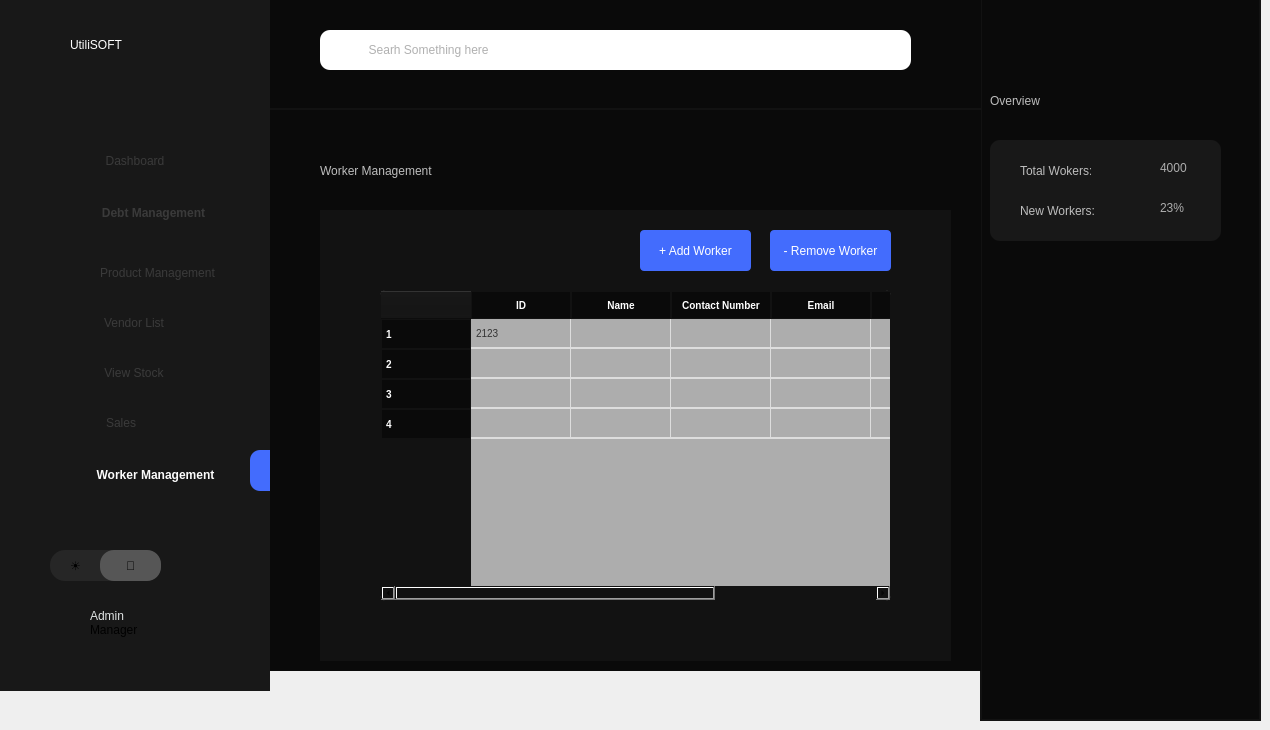
    <widget class="QWidget" name="workerrecord">
     <widget class="QFrame" name="frame_10">
      <property name="geometry">
       <rect>
        <x>0</x>
        <y>0</y>
        <width>270</width>
        <height>691</height>
       </rect>
      </property>
      <property name="styleSheet">
       <string notr="true">max-width:270px;
max-height:768px;
background-color:#181818;</string>
      </property>
      <widget class="QLabel" name="label_276">
       <property name="geometry">
        <rect>
         <x>70</x>
         <y>10</y>
         <width>181</width>
         <height>70</height>
        </rect>
       </property>
       <property name="styleSheet">
        <string notr="true">max-height:70px;
max-width:200px;
background:transparent;
font: 700 28pt &quot;Century Gothic&quot;;
color:white;
 text-align: center; 
 vertical-align: middle;</string>
       </property>
       <property name="text">
        <string>UtiliSOFT</string>
       </property>
      </widget>
      <widget class="QPushButton" name="page71">
       <property name="geometry">
        <rect>
         <x>0</x>
         <y>100</y>
         <width>270</width>
         <height>81</height>
        </rect>
       </property>
       <property name="styleSheet">
        <string notr="true">margin-top:40px;
        /* Full width of sidebar */
  height: 45px;        /* Optimal button height */
  text-align: center;    /* Align text to the left */
   /* Add space for text from the edge */
      /* Use flexbox for alignment */
 /* Align text &amp; icon vertically */ 

	border:none;
color:#3a3a3a;</string>
       </property>
       <property name="text">
        <string>Dashboard</string>
       </property>
      </widget>
      <widget class="QPushButton" name="page72">
       <property name="geometry">
        <rect>
         <x>-2</x>
         <y>190</y>
         <width>271</width>
         <height>45</height>
        </rect>
       </property>
       <property name="styleSheet">
        <string notr="true">
     /* Full width of sidebar */
  height: 45px;        /* Optimal button height */
  text-align: center;    /* Align text to the left */
  padding-left: 40px;  /* Add space for text from the edge */
     /* Use flexbox for alignment */
/* Align text &amp; icon vertically */ 
	border:none;

font-weight:600;
	border:none;
color:#3a3a3a;</string>
       </property>
       <property name="text">
        <string>Debt Management</string>
       </property>
      </widget>
      <widget class="QPushButton" name="page73">
       <property name="geometry">
        <rect>
         <x>0</x>
         <y>250</y>
         <width>270</width>
         <height>45</height>
        </rect>
       </property>
       <property name="styleSheet">
        <string notr="true">
         /* Full width of sidebar */
  height: 45px;        /* Optimal button height */
  text-align: center;    /* Align text to the left */
/* Add space for text from the edge */       /* Use flexbox for alignment */ /* Align text &amp; icon vertically */ 
	border:none;
color:#3a3a3a;
padding-left: 45px;</string>
       </property>
       <property name="text">
        <string>Product Management</string>
       </property>
      </widget>
      <widget class="QPushButton" name="page74">
       <property name="geometry">
        <rect>
         <x>-1</x>
         <y>300</y>
         <width>270</width>
         <height>45</height>
        </rect>
       </property>
       <property name="styleSheet">
        <string notr="true">
         /* Full width of sidebar */
  height: 45px;        /* Optimal button height */
  text-align: center;    /* Align text to the left */
  /* Add space for text from the edge */       /* Use flexbox for alignment */ /* Align text &amp; icon vertically */ 
	border:none;
color:#3a3a3a;</string>
       </property>
       <property name="text">
        <string>Vendor List</string>
       </property>
      </widget>
      <widget class="QPushButton" name="page75">
       <property name="geometry">
        <rect>
         <x>-1</x>
         <y>350</y>
         <width>270</width>
         <height>45</height>
        </rect>
       </property>
       <property name="styleSheet">
        <string notr="true">    /* Full width of sidebar */
  height: 45px;        /* Optimal button height */
  text-align: center;    /* Align text to the left */
    /* Add space for text from the edge */ 
	border:none;
color:#3a3a3a;</string>
       </property>
       <property name="text">
        <string>View Stock</string>
       </property>
      </widget>
      <widget class="QPushButton" name="page76">
       <property name="geometry">
        <rect>
         <x>0</x>
         <y>400</y>
         <width>270</width>
         <height>45</height>
        </rect>
       </property>
       <property name="styleSheet">
        <string notr="true">      /* Full width of sidebar */
  height: 45px;        /* Optimal button height */
  text-align: center;
padding-right:28px;    /* Align text to the left */
 /* Align text &amp; icon vertically */ 
	border:none;
color:#3a3a3a;</string>
       </property>
       <property name="text">
        <string>Sales</string>
       </property>
      </widget>
      <widget class="QPushButton" name="pushButton_93">
       <property name="geometry">
        <rect>
         <x>50</x>
         <y>550</y>
         <width>111</width>
         <height>31</height>
        </rect>
       </property>
       <property name="styleSheet">
        <string notr="true">max-height:37px;
border-radius:15px;
background:#262626;
text-align:left;
padding-left : 20px;</string>
       </property>
       <property name="text">
        <string>☀</string>
       </property>
      </widget>
      <widget class="QPushButton" name="pushButton_94">
       <property name="geometry">
        <rect>
         <x>100</x>
         <y>550</y>
         <width>61</width>
         <height>31</height>
        </rect>
       </property>
       <property name="styleSheet">
        <string notr="true">max-height:37px;
border:3px;
background:#565656;
border-radius:14px;</string>
       </property>
       <property name="text">
        <string>🌙</string>
       </property>
      </widget>
      <widget class="QLabel" name="label_277">
       <property name="geometry">
        <rect>
         <x>90</x>
         <y>600</y>
         <width>81</width>
         <height>31</height>
        </rect>
       </property>
       <property name="styleSheet">
        <string notr="true">font: 18pt &quot;Microsoft Sans Serif&quot;;
color:#e0e4e4;
</string>
       </property>
       <property name="text">
        <string>Admin</string>
       </property>
      </widget>
      <widget class="QLabel" name="label_297">
       <property name="geometry">
        <rect>
         <x>90</x>
         <y>620</y>
         <width>61</width>
         <height>20</height>
        </rect>
       </property>
       <property name="styleSheet">
        <string notr="true">background:none;
</string>
       </property>
       <property name="text">
        <string>Manager</string>
       </property>
      </widget>
      <widget class="QWidget" name="widget_100" native="true">
       <property name="geometry">
        <rect>
         <x>250</x>
         <y>450</y>
         <width>20</width>
         <height>41</height>
        </rect>
       </property>
       <property name="styleSheet">
        <string notr="true">background:#436cfd;
border-top-left-radius: 10px;
    border-bottom-left-radius: 10px;
   border-top-right-radius: 0px;
    border-bottom-right-radius: 0px;</string>
       </property>
      </widget>
      <widget class="QLabel" name="label_298">
       <property name="geometry">
        <rect>
         <x>70</x>
         <y>150</y>
         <width>21</width>
         <height>21</height>
        </rect>
       </property>
       <property name="styleSheet">
        <string notr="true">background-color:transparent;
background-image: url(&quot;:/new/prefix1/images/dashboard-square-02-Stroke-Rounded.png&quot;);
    background-repeat: no-repeat;
    background-position: center;
    background-origin: content;</string>
       </property>
       <property name="text">
        <string/>
       </property>
       <property name="scaledContents">
        <bool>true</bool>
       </property>
      </widget>
      <widget class="QLabel" name="label_299">
       <property name="geometry">
        <rect>
         <x>60</x>
         <y>200</y>
         <width>41</width>
         <height>31</height>
        </rect>
       </property>
       <property name="styleSheet">
        <string notr="true">background-color:transparent;
background-image: url(&quot;:/new/prefix1/images/invoice-Stroke-Rounded.png&quot;);
    background-repeat: no-repeat;
    background-position: center;
    background-origin: content;</string>
       </property>
       <property name="text">
        <string/>
       </property>
       <property name="scaledContents">
        <bool>true</bool>
       </property>
      </widget>
      <widget class="QLabel" name="label_300">
       <property name="geometry">
        <rect>
         <x>50</x>
         <y>600</y>
         <width>40</width>
         <height>40</height>
        </rect>
       </property>
       <property name="styleSheet">
        <string notr="true">background-color:transparent;
background-image: url(&quot;:/new/prefix1/images/user-circle-02-Stroke-Rounded.png&quot;);
    background-repeat: no-repeat;
    background-position: center;
    background-origin: content;
	</string>
       </property>
       <property name="text">
        <string/>
       </property>
       <property name="scaledContents">
        <bool>true</bool>
       </property>
      </widget>
      <widget class="QLabel" name="label_301">
       <property name="geometry">
        <rect>
         <x>60</x>
         <y>400</y>
         <width>41</width>
         <height>41</height>
        </rect>
       </property>
       <property name="styleSheet">
        <string notr="true">background-color:transparent;
background-image: url(&quot;:/new/prefix1/images/shopping-cart-02-Stroke-Rounded.png&quot;);
    background-repeat: no-repeat;
    background-position: center;
    background-origin: content;</string>
       </property>
       <property name="text">
        <string/>
       </property>
       <property name="scaledContents">
        <bool>true</bool>
       </property>
      </widget>
      <widget class="QLabel" name="label_302">
       <property name="geometry">
        <rect>
         <x>60</x>
         <y>250</y>
         <width>41</width>
         <height>41</height>
        </rect>
       </property>
       <property name="styleSheet">
        <string notr="true">background-color:transparent;
background-image: url(&quot;:/new/prefix1/images/package-Stroke-Rounded.png&quot;);
    background-repeat: no-repeat;
    background-position: center;
    background-origin: content;</string>
       </property>
       <property name="text">
        <string/>
       </property>
       <property name="scaledContents">
        <bool>true</bool>
       </property>
      </widget>
      <widget class="QLabel" name="label_303">
       <property name="geometry">
        <rect>
         <x>60</x>
         <y>300</y>
         <width>41</width>
         <height>41</height>
        </rect>
       </property>
       <property name="styleSheet">
        <string notr="true">background-color:transparent;
background-image: url(&quot;:/new/prefix1/images/invoice-02-Stroke-Rounded.png&quot;);
    background-repeat: no-repeat;
    background-position: center;
    background-origin: content;</string>
       </property>
       <property name="text">
        <string/>
       </property>
       <property name="scaledContents">
        <bool>true</bool>
       </property>
      </widget>
      <widget class="QLabel" name="label_304">
       <property name="geometry">
        <rect>
         <x>60</x>
         <y>350</y>
         <width>41</width>
         <height>41</height>
        </rect>
       </property>
       <property name="styleSheet">
        <string notr="true">background-color:transparent;
background-image: url(&quot;:/new/prefix1/images//folder-view-Stroke-Rounded.png&quot;);
    background-repeat: no-repeat;
    background-position: center;
    background-origin: content;</string>
       </property>
       <property name="text">
        <string/>
       </property>
       <property name="scaledContents">
        <bool>true</bool>
       </property>
      </widget>
      <widget class="QPushButton" name="page77">
       <property name="geometry">
        <rect>
         <x>0</x>
         <y>454</y>
         <width>271</width>
         <height>41</height>
        </rect>
       </property>
       <property name="styleSheet">
        <string notr="true">
     /* Full width of sidebar */
  height: 45px;        /* Optimal button height */
  text-align: center;    /* Align text to the left */
  padding-left: 40px;  /* Add space for text from the edge */
     /* Use flexbox for alignment */
/* Align text &amp; icon vertically */ 
	border:none;

font-weight:600;
	border:none;
color:#fcfcfc;;</string>
       </property>
       <property name="text">
        <string>Worker Management</string>
       </property>
      </widget>
      <widget class="QLabel" name="label_319">
       <property name="geometry">
        <rect>
         <x>60</x>
         <y>460</y>
         <width>31</width>
         <height>31</height>
        </rect>
       </property>
       <property name="styleSheet">
        <string notr="true">background-color:transparent;
background-image: url(&quot;:/new/prefix1/images/user-circle-Stroke-Rounded.png&quot;);
    background-repeat: no-repeat;
    background-position: center;
    background-origin: content;</string>
       </property>
       <property name="text">
        <string/>
       </property>
       <property name="scaledContents">
        <bool>true</bool>
       </property>
      </widget>
      <widget class="QPushButton" name="btnlogout_11">
       <property name="geometry">
        <rect>
         <x>170</x>
         <y>600</y>
         <width>41</width>
         <height>41</height>
        </rect>
       </property>
       <property name="styleSheet">
        <string notr="true">background :transparent;
border:none;</string>
       </property>
       <property name="text">
        <string/>
       </property>
      </widget>
      <widget class="QLabel" name="label_479">
       <property name="geometry">
        <rect>
         <x>170</x>
         <y>600</y>
         <width>41</width>
         <height>41</height>
        </rect>
       </property>
       <property name="styleSheet">
        <string notr="true">background-color:transparent;
background-image:url(&quot;:/new/prefix1/images/logout-05-Stroke-Rounded.png&quot;);
    background-repeat: no-repeat;
    background-position: center;
    background-origin: content;</string>
       </property>
       <property name="text">
        <string/>
       </property>
       <property name="scaledContents">
        <bool>true</bool>
       </property>
      </widget>
      <zorder>label_479</zorder>
      <zorder>label_276</zorder>
      <zorder>page71</zorder>
      <zorder>page72</zorder>
      <zorder>page73</zorder>
      <zorder>page74</zorder>
      <zorder>page75</zorder>
      <zorder>page76</zorder>
      <zorder>pushButton_93</zorder>
      <zorder>pushButton_94</zorder>
      <zorder>label_277</zorder>
      <zorder>label_297</zorder>
      <zorder>label_298</zorder>
      <zorder>label_299</zorder>
      <zorder>label_300</zorder>
      <zorder>label_301</zorder>
      <zorder>label_302</zorder>
      <zorder>label_303</zorder>
      <zorder>label_304</zorder>
      <zorder>page77</zorder>
      <zorder>label_319</zorder>
      <zorder>widget_100</zorder>
      <zorder>btnlogout_11</zorder>
     </widget>
     <widget class="QWidget" name="widget_101" native="true">
      <property name="geometry">
       <rect>
        <x>980</x>
        <y>0</y>
        <width>281</width>
        <height>721</height>
       </rect>
      </property>
      <property name="styleSheet">
       <string notr="true">background:#0a0a0a;
border: 2px solid #121212;
border-top:none;</string>
      </property>
      <widget class="QWidget" name="widget_102" native="true">
       <property name="geometry">
        <rect>
         <x>10</x>
         <y>140</y>
         <width>231</width>
         <height>101</height>
        </rect>
       </property>
       <property name="styleSheet">
        <string notr="true">border:none;border-radius: 10px;
background:#181818;</string>
       </property>
       <widget class="QLabel" name="label_305">
        <property name="geometry">
         <rect>
          <x>30</x>
          <y>20</y>
          <width>71</width>
          <height>21</height>
         </rect>
        </property>
        <property name="styleSheet">
         <string notr="true">color:rgb(189, 189, 189);</string>
        </property>
        <property name="text">
         <string>Total Wokers:</string>
        </property>
       </widget>
       <widget class="QLabel" name="label_306">
        <property name="geometry">
         <rect>
          <x>30</x>
          <y>60</y>
          <width>91</width>
          <height>21</height>
         </rect>
        </property>
        <property name="styleSheet">
         <string notr="true">color:rgb(189, 189, 189);</string>
        </property>
        <property name="text">
         <string>New Workers:</string>
        </property>
       </widget>
       <widget class="QLabel" name="label_308">
        <property name="geometry">
         <rect>
          <x>170</x>
          <y>20</y>
          <width>91</width>
          <height>16</height>
         </rect>
        </property>
        <property name="styleSheet">
         <string notr="true">border:none;
color:#adadad;</string>
        </property>
        <property name="text">
         <string>4000</string>
        </property>
       </widget>
       <widget class="QLabel" name="label_309">
        <property name="geometry">
         <rect>
          <x>170</x>
          <y>60</y>
          <width>91</width>
          <height>16</height>
         </rect>
        </property>
        <property name="styleSheet">
         <string notr="true">border:none;
color:#adadad;</string>
        </property>
        <property name="text">
         <string>23%</string>
        </property>
       </widget>
      </widget>
      <widget class="QWidget" name="widget_103" native="true">
       <property name="geometry">
        <rect>
         <x>980</x>
         <y>0</y>
         <width>301</width>
         <height>720</height>
        </rect>
       </property>
       <property name="styleSheet">
        <string notr="true">background:#0a0a0a;
border: 2px solid #121212;
border-top:none;</string>
       </property>
       <widget class="QLabel" name="label_311">
        <property name="geometry">
         <rect>
          <x>20</x>
          <y>20</y>
          <width>111</width>
          <height>61</height>
         </rect>
        </property>
        <property name="styleSheet">
         <string notr="true">font: 16pt &quot;Sans Serif Collection&quot;;
border:none;</string>
        </property>
        <property name="text">
         <string>Overview</string>
        </property>
       </widget>
       <widget class="QWidget" name="widget_104" native="true">
        <property name="geometry">
         <rect>
          <x>20</x>
          <y>80</y>
          <width>271</width>
          <height>141</height>
         </rect>
        </property>
        <property name="styleSheet">
         <string notr="true">border-radius: 10px;
background:#181818;</string>
        </property>
        <widget class="QLabel" name="label_312">
         <property name="geometry">
          <rect>
           <x>30</x>
           <y>20</y>
           <width>71</width>
           <height>21</height>
          </rect>
         </property>
         <property name="styleSheet">
          <string notr="true">color:#494949;
</string>
         </property>
         <property name="text">
          <string>Total Sales:</string>
         </property>
        </widget>
        <widget class="QLabel" name="label_313">
         <property name="geometry">
          <rect>
           <x>30</x>
           <y>60</y>
           <width>71</width>
           <height>21</height>
          </rect>
         </property>
         <property name="styleSheet">
          <string notr="true">color:#494949;
</string>
         </property>
         <property name="text">
          <string>Total Profit:</string>
         </property>
        </widget>
        <widget class="QLabel" name="label_314">
         <property name="geometry">
          <rect>
           <x>30</x>
           <y>100</y>
           <width>91</width>
           <height>21</height>
          </rect>
         </property>
         <property name="styleSheet">
          <string notr="true">color:#494949;
</string>
         </property>
         <property name="text">
          <string>Remaining Stock:</string>
         </property>
        </widget>
        <widget class="QLabel" name="label_315">
         <property name="geometry">
          <rect>
           <x>170</x>
           <y>20</y>
           <width>91</width>
           <height>16</height>
          </rect>
         </property>
         <property name="styleSheet">
          <string notr="true">border:none;
color:#adadad;</string>
         </property>
         <property name="text">
          <string>4000</string>
         </property>
        </widget>
        <widget class="QLabel" name="label_316">
         <property name="geometry">
          <rect>
           <x>170</x>
           <y>60</y>
           <width>91</width>
           <height>16</height>
          </rect>
         </property>
         <property name="styleSheet">
          <string notr="true">border:none;
color:#adadad;</string>
         </property>
         <property name="text">
          <string>23%</string>
         </property>
        </widget>
        <widget class="QLabel" name="label_317">
         <property name="geometry">
          <rect>
           <x>170</x>
           <y>100</y>
           <width>91</width>
           <height>16</height>
          </rect>
         </property>
         <property name="styleSheet">
          <string notr="true">border:none;
color:#adadad;</string>
         </property>
         <property name="text">
          <string>3978</string>
         </property>
        </widget>
       </widget>
       <widget class="QLabel" name="label_318">
        <property name="geometry">
         <rect>
          <x>30</x>
          <y>240</y>
          <width>141</width>
          <height>61</height>
         </rect>
        </property>
        <property name="styleSheet">
         <string notr="true">font: 16pt &quot;Sans Serif Collection&quot;;
border:none;</string>
        </property>
        <property name="text">
         <string>Weekly Report</string>
        </property>
       </widget>
       <widget class="QTableWidget" name="tableWidget_22">
        <property name="geometry">
         <rect>
          <x>20</x>
          <y>310</y>
          <width>271</width>
          <height>231</height>
         </rect>
        </property>
        <property name="styleSheet">
         <string notr="true">QTableWidget, QTableView {
    border: 1px solid #121212;
    border-radius: 5px;
    gridline-color: #ddd;
    background-color: #adadad;
    font-size: 10px;
    font-family: Arial, sans-serif;
    color: #333;
    selection-background-color: #0078D7;
    selection-color: white;
}

QHeaderView::section {
    background-color:#0a0a0a;
    color: white;
    padding: 4px;
    border: 1px solid #121212;
    font-size: 10px;
    font-weight: bold;
    text-align: center;
}

QTableWidget::item, QTableView::item {
    padding: 2px;
    border-bottom: 1px solid #ddd;
    text-align: center;
}

QTableWidget::item:selected, QTableView::item:selected {
    background-color: #0078D7;
    color: white;
}

QTableCornerButton::section {
    background-color: #adadad;
    border: 1px solid #adadad;
	border-top-left-radius: 8px;
  
}
</string>
        </property>
        <row/>
        <row/>
        <row/>
        <row/>
        <column>
         <property name="text">
          <string>Total Sales</string>
         </property>
        </column>
        <column>
         <property name="text">
          <string>Total Profit</string>
         </property>
        </column>
        <column>
         <property name="text">
          <string>Remaining Debtors</string>
         </property>
        </column>
        <column>
         <property name="text">
          <string>Remaining Stock</string>
         </property>
        </column>
        <item row="0" column="0">
         <property name="text">
          <string>2123</string>
         </property>
        </item>
       </widget>
      </widget>
      <widget class="QLabel" name="label_321">
       <property name="geometry">
        <rect>
         <x>10</x>
         <y>70</y>
         <width>181</width>
         <height>61</height>
        </rect>
       </property>
       <property name="styleSheet">
        <string notr="true">font: 16pt &quot;Sans Serif Collection&quot;;
border:none;
color:rgb(189, 189, 189);</string>
       </property>
       <property name="text">
        <string>Overview</string>
       </property>
      </widget>
     </widget>
     <widget class="QWidget" name="widget_106" native="true">
      <property name="geometry">
       <rect>
        <x>270</x>
        <y>0</y>
        <width>711</width>
        <height>111</height>
       </rect>
      </property>
      <property name="styleSheet">
       <string notr="true">border:5px;
background:#0a0a0a;
border: 3px solid #121212;
border-right:none;
border-top:none;
border-left:none;


</string>
      </property>
      <widget class="QLabel" name="label_336">
       <property name="geometry">
        <rect>
         <x>40</x>
         <y>20</y>
         <width>71</width>
         <height>61</height>
        </rect>
       </property>
       <property name="styleSheet">
        <string notr="true">border-radius:10px;
border:none;
background-color:none;
  background-image: url(&quot;:/new/prefix1/images/search-01-Stroke-Rounded.png&quot;);
    background-repeat: no-repeat;
    background-position: center;
    background-origin: content;</string>
       </property>
       <property name="text">
        <string/>
       </property>
       <property name="scaledContents">
        <bool>true</bool>
       </property>
      </widget>
      <widget class="QLineEdit" name="workerSearchEdit">
       <property name="geometry">
        <rect>
         <x>50</x>
         <y>30</y>
         <width>591</width>
         <height>40</height>
        </rect>
       </property>
       <property name="styleSheet">
        <string notr="true">  border-radius: 10px; 
font: 14pt &quot;Microsoft Sans Serif&quot;;
background: white;
 padding-left: 15px;
color:#626262;
border:none;
padding-left: 40px;
min-height: 40px;

</string>
       </property>
       <property name="placeholderText">
        <string>  Searh Something here</string>
       </property>
      </widget>
      <zorder>workerSearchEdit</zorder>
      <zorder>label_336</zorder>
     </widget>
     <widget class="QWidget" name="widget_107" native="true">
      <property name="geometry">
       <rect>
        <x>270</x>
        <y>110</y>
        <width>711</width>
        <height>561</height>
       </rect>
      </property>
      <property name="styleSheet">
       <string notr="true">background:#0a0a0a;</string>
      </property>
      <widget class="QLabel" name="label_324">
       <property name="geometry">
        <rect>
         <x>50</x>
         <y>30</y>
         <width>181</width>
         <height>61</height>
        </rect>
       </property>
       <property name="styleSheet">
        <string notr="true">font: 16pt &quot;Sans Serif Collection&quot;;
border:none;
color:rgb(189, 189, 189);</string>
       </property>
       <property name="text">
        <string>Worker Management</string>
       </property>
      </widget>
      <widget class="QWidget" name="widget_108" native="true">
       <property name="geometry">
        <rect>
         <x>50</x>
         <y>100</y>
         <width>631</width>
         <height>451</height>
        </rect>
       </property>
       <property name="styleSheet">
        <string notr="true">background : #121212;</string>
       </property>
       <widget class="QTableWidget" name="workersTable">
        <property name="geometry">
         <rect>
          <x>60</x>
          <y>80</y>
          <width>511</width>
          <height>311</height>
         </rect>
        </property>
        <property name="styleSheet">
         <string notr="true">QTableWidget, QTableView {
    border: 1px solid #121212;
    border-radius: 5px;
    gridline-color: #ddd;
    background-color: #adadad;
    font-size: 10px;
    font-family: Arial, sans-serif;
    color: #333;
    selection-background-color: #0078D7;
    selection-color: white;
	MAX-WIDTH:600PX;
}



QHeaderView::section {
	width : 80px;
    background-color:#0a0a0a;
    color: white;
    padding: 4px;
    border: 1px solid #121212;
    font-size: 10px;
    font-weight: bold;

}

QTableWidget::item, QTableView::item {
    padding: 2px;
    border-bottom: 1px solid #ddd;
    text-align: center;
	 min-width: 250px;
}

QTableWidget::item:selected, QTableView::item:selected {
    background-color: #0078D7;
    color: white;

}

QTableCornerButton::section {
    background-color: #adadad;
    border: 1px solid #adadad;
	border-top-left-radius: 8px;

  
}
</string>
        </property>
        <row/>
        <row/>
        <row/>
        <row/>
        <column>
         <property name="text">
          <string>ID</string>
         </property>
        </column>
        <column>
         <property name="text">
          <string>Name</string>
         </property>
        </column>
        <column>
         <property name="text">
          <string>Contact Number</string>
         </property>
        </column>
        <column>
         <property name="text">
          <string>Email</string>
         </property>
        </column>
        <column>
         <property name="text">
          <string>Status</string>
         </property>
        </column>
        <column>
         <property name="text">
          <string>Salary</string>
         </property>
        </column>
        <item row="0" column="0">
         <property name="text">
          <string>2123</string>
         </property>
         <property name="icon">
          <iconset theme="QIcon::ThemeIcon::FormatJustifyCenter"/>
         </property>
        </item>
        <item row="0" column="1">
         <property name="text">
          <string/>
         </property>
         <property name="textAlignment">
          <set>AlignCenter</set>
         </property>
         <property name="icon">
          <iconset theme="QIcon::ThemeIcon::FormatJustifyCenter"/>
         </property>
         <property name="flags">
          <set>ItemIsSelectable|ItemIsDragEnabled|ItemIsDropEnabled|ItemIsUserCheckable|ItemIsEnabled</set>
         </property>
        </item>
        <item row="0" column="2">
         <property name="text">
          <string/>
         </property>
         <property name="icon">
          <iconset theme="QIcon::ThemeIcon::FormatJustifyCenter"/>
         </property>
        </item>
       </widget>
       <widget class="QPushButton" name="removeWorkerBtn">
        <property name="geometry">
         <rect>
          <x>450</x>
          <y>20</y>
          <width>121</width>
          <height>41</height>
         </rect>
        </property>
        <property name="styleSheet">
         <string notr="true">background:#436cfd;
font: 500 10pt &quot;Microsoft Sans Serif&quot;;
color:white;
border-radius: 4px;
</string>
        </property>
        <property name="text">
         <string>- Remove Worker</string>
        </property>
       </widget>
       <widget class="QPushButton" name="addWorkerBtn">
        <property name="geometry">
         <rect>
          <x>320</x>
          <y>20</y>
          <width>111</width>
          <height>41</height>
         </rect>
        </property>
        <property name="styleSheet">
         <string notr="true">background:#436cfd;
font: 500 10pt &quot;Microsoft Sans Serif&quot;;
color:white;
border-radius: 4px;
</string>
        </property>
        <property name="text">
         <string>+ Add Worker</string>
        </property>
       </widget>
      </widget>
     </widget>
    </widget>
